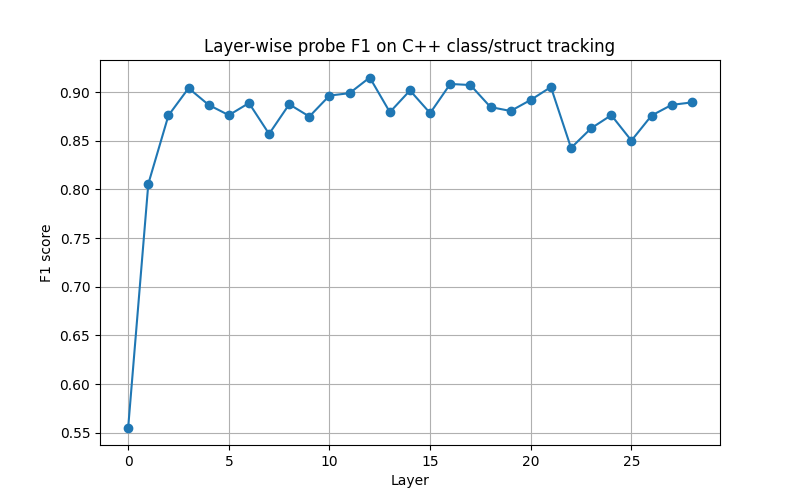

Here is the Python script that generated this plot:
"""cpp_class_struct_probe"""

"""cpp_class_struct_probe"""

# Run this cell to mount Google Drive if running in Google Colab

try:
    from google.colab import drive
    drive.mount('/content/drive')
    print("Google Drive mounted successfully.")
except ImportError:
    print("Not running on Google Colab. Skipping Drive mount.")

# Run this cell to upload your CSV dataset to Colab if running on Google Colab

try:
    from google.colab import files
    import os
    os.makedirs('data', exist_ok=True)
    print("Running on Google Colab. Please upload the required CSV file:")
    uploaded = files.upload()
    for filename in uploaded.keys():
        dest = os.path.join('data', filename)
        os.rename(filename, dest)
        print(f"Moved {filename} to {dest}")
except ImportError:
    print("Not running on Google Colab. Skipping file upload helper.")

"""cpp_class_struct_probe"""

"""cpp_class_struct_probe"""

# # C++ Class/Struct Probe
# 
# This notebook trains a probe to identify tokens inside C++ class and struct definitions.

import sys
import subprocess

# Programmatically install dependencies if missing

def install_dependencies():
    required = {'numpy', 'pandas', 'torch', 'transformers', 'scikit-learn', 'matplotlib'}
    try:
        installed = {pkg.split('==')[0].lower() for pkg in subprocess.check_output([sys.executable, '-m', 'pip', 'freeze']).decode().split()}
    except Exception:
        installed = set()
    missing = required - installed
    if missing:
        print(f"Installing missing dependencies: {missing}")
        subprocess.check_call([sys.executable, '-m', 'pip', 'install', *missing])
        print("All dependencies installed successfully.")

install_dependencies()

import os
import re
import numpy as np
import pandas as pd
import torch
from transformers import AutoTokenizer, AutoModelForCausalLM
from sklearn.model_selection import train_test_split
from sklearn.linear_model import LogisticRegression
from sklearn.metrics import accuracy_score, precision_score, recall_score, f1_score, classification_report

# Model + tokenizer

# Model + tokenizer
model_name = "Qwen/Qwen2.5-Coder-1.5B"
local_model_path = os.path.expanduser("~/.cache/huggingface/hub/models--Qwen--Qwen2.5-Coder-1.5B/snapshots/df3ce67c0e24480f20468b6ef2894622d69eb73b")
model_ref = local_model_path if os.path.exists(local_model_path) else model_name
use_local_only = os.path.exists(local_model_path)

print("model ref:", model_ref)
print("local only:", use_local_only)

try:
    print("Attempting to load model locally...")
    tokenizer = AutoTokenizer.from_pretrained(model_ref, local_files_only=use_local_only)
    model = AutoModelForCausalLM.from_pretrained(
        model_ref,
        local_files_only=use_local_only,
        dtype=torch.float32
    ).to(device)
except Exception as e:
    print(f"Local load failed: {e}")
    print("Falling back to downloading from Hugging Face hub...")
    tokenizer = AutoTokenizer.from_pretrained(model_name, local_files_only=False)
    model = AutoModelForCausalLM.from_pretrained(
        model_name,
        local_files_only=False,
        dtype=torch.float32
    ).to(device)

model.eval()
print("device:", device)

# Token/span alignment helpers

def overlaps(a_start, a_end, b_start, b_end):
    return max(a_start, b_start) < min(a_end, b_end)

def align_spans_to_tokens(spans, offset_mapping):
    labels = []
    for start, end in offset_mapping:
        label = 0
        for s, e in spans:
            if overlaps(start, end, s, e):
                label = 1
                break
        labels.append(label)
    return labels

# C++ class/struct span detector

def find_matching_brace(code, open_idx):
    depth = 0
    for i in range(open_idx, len(code)):
        ch = code[i]
        if ch == "{":
            depth += 1
        elif ch == "}":
            depth -= 1
            if depth == 0:
                return i
    return -1

def find_class_struct_spans_cpp(code):
    spans = []
    pattern = re.compile(r'\b(class|struct)\s+([A-Za-z_][A-Za-z0-9_]*)\b')
    for m in pattern.finditer(code):
        start_pos = m.start()
        search_start = m.end()
        brace_pos = -1
        invalid = False
        for idx in range(search_start, len(code)):
            char = code[idx]
            if char == '{':
                brace_pos = idx
                break
            if char in (';', '(', ')', '=', ','):
                invalid = True
                break
        
        if invalid or brace_pos == -1:
            continue
            
        matching_brace = find_matching_brace(code, brace_pos)
        if matching_brace == -1:
            continue
            
        end_pos = matching_brace + 1
        for idx in range(matching_brace + 1, len(code)):
            if code[idx].isspace():
                continue
            if code[idx] == ';':
                end_pos = idx + 1
                break
            break
            
        spans.append((start_pos, end_pos))
    return spans

def build_token_level_data_for_snippet(code, layer_idx):
    spans = find_class_struct_spans_cpp(code)

    tok = tokenizer(code, return_offsets_mapping=True, add_special_tokens=False)
    labels = align_spans_to_tokens(spans, tok["offset_mapping"])

    inputs = tokenizer(code, return_tensors="pt", add_special_tokens=False).to(device)
    with torch.no_grad():
        outputs = model(**inputs, output_hidden_states=True)

    hidden = outputs.hidden_states[layer_idx][0].detach().cpu()
    y = torch.tensor(labels, dtype=torch.long)
    tokens = [tokenizer.decode([tok_id]) for tok_id in tok["input_ids"]]
    offsets = tok["offset_mapping"]

    assert hidden.shape[0] == len(y), f"Mismatch: hidden {hidden.shape[0]} vs labels {len(y)}"
    return hidden, y, tokens, offsets

def collect_dataset(df, snippet_indices, layer_idx, print_every=10, max_snippets=None):
    X_list, y_list = [], []
    skipped, kept = 0, 0

    if max_snippets is not None:
        snippet_indices = snippet_indices[:max_snippets]

    total = len(snippet_indices)

    for j, idx in enumerate(snippet_indices):
        if j % print_every == 0:
            print(f"[CPP layer {layer_idx}] processing {j}/{total}")

        code = df.loc[idx, "code"]

        try:
            X_snip, y_snip, _, _ = build_token_level_data_for_snippet(code, layer_idx=layer_idx)

            if len(y_snip) == 0 or y_snip.sum().item() == 0:
                skipped += 1
                continue

            X_list.append(X_snip.numpy())
            y_list.append(y_snip.numpy())
            kept += 1

        except Exception as e:
            skipped += 1
            print(f"Skipping snippet {idx} because of error: {e}")

    if len(X_list) == 0:
        raise ValueError("No valid snippets were collected.")

    X = np.concatenate(X_list, axis=0)
    y = np.concatenate(y_list, axis=0)

    print("Kept snippets   :", kept)
    print("Skipped snippets:", skipped)
    print("X shape:", X.shape)
    print("y shape:", y.shape)
    print("Positive labels:", y.sum())
    print("Total labels   :", len(y))
    print("Positive rate  :", y.mean())

    return X, y

# Data prep

import os
if os.path.exists('/content/drive'):
    cpp_csv_path = "/content/drive/MyDrive/algoverse/data/cpp_class_struct_snippets.csv"
else:
    cpp_csv_path = "./data/cpp_class_struct_snippets.csv"
df_raw = pd.read_csv(cpp_csv_path)

max_lines_per_snippet = None
df_raw["line_count"] = df_raw["code"].apply(lambda x: len(str(x).splitlines()))
if max_lines_per_snippet is not None:
    df = df_raw[df_raw["line_count"] <= max_lines_per_snippet].reset_index(drop=True)
else:
    df = df_raw.copy().reset_index(drop=True)

snippet_indices = list(range(len(df)))
train_idx, test_idx = train_test_split(snippet_indices, test_size=0.2, random_state=42)

print("raw cpp shape:", df_raw.shape)
print("filtered cpp shape (<=50 lines):", df.shape)
print("train cpp snippets:", len(train_idx))
print("test cpp snippets :", len(test_idx))

# Probe training at one layer (debug run)

layer_idx_cpp = 4
max_train_snippets = None
max_test_snippets = None

X_train_cpp, y_train_cpp = collect_dataset(
    df,
    train_idx,
    layer_idx=layer_idx_cpp,
    print_every=5,
    max_snippets=max_train_snippets
)

X_test_cpp, y_test_cpp = collect_dataset(
    df,
    test_idx,
    layer_idx=layer_idx_cpp,
    print_every=5,
    max_snippets=max_test_snippets
)

probe_cpp = LogisticRegression(max_iter=2000, class_weight="balanced", random_state=42)
probe_cpp.fit(X_train_cpp, y_train_cpp)
y_pred_cpp = probe_cpp.predict(X_test_cpp)

print("accuracy :", accuracy_score(y_test_cpp, y_pred_cpp))
print("precision:", precision_score(y_test_cpp, y_pred_cpp, zero_division=0))
print("recall   :", recall_score(y_test_cpp, y_pred_cpp, zero_division=0))
print("f1       :", f1_score(y_test_cpp, y_pred_cpp, zero_division=0))
print("\nClassification report:\n")
print(classification_report(y_test_cpp, y_pred_cpp, zero_division=0))

baseline_pred_cpp = np.zeros_like(y_test_cpp)
print("baseline accuracy :", accuracy_score(y_test_cpp, baseline_pred_cpp))
print("baseline precision:", precision_score(y_test_cpp, baseline_pred_cpp, zero_division=0))
print("baseline recall   :", recall_score(y_test_cpp, baseline_pred_cpp, zero_division=0))
print("baseline f1       :", f1_score(y_test_cpp, baseline_pred_cpp, zero_division=0))

# Layer-wise sweep on full filtered split

sample_inputs = tokenizer("struct Node { int x; };", return_tensors="pt", add_special_tokens=False).to(device)
with torch.no_grad():
    sample_outputs = model(**sample_inputs, output_hidden_states=True)

num_layers = len(sample_outputs.hidden_states)
print("Number of hidden-state layers:", num_layers)

layer_results_cpp = []

for layer_idx in range(num_layers):
    print(f"\n=== C++ Layer {layer_idx} ===")

    X_train_cpp, y_train_cpp = collect_dataset(
        df, train_idx, layer_idx=layer_idx, print_every=5, max_snippets=max_train_snippets
    )
    X_test_cpp, y_test_cpp = collect_dataset(
        df, test_idx, layer_idx=layer_idx, print_every=5, max_snippets=max_test_snippets
    )

    probe_cpp = LogisticRegression(max_iter=2000, class_weight="balanced", random_state=42)
    probe_cpp.fit(X_train_cpp, y_train_cpp)
    y_pred_cpp = probe_cpp.predict(X_test_cpp)

    prec = precision_score(y_test_cpp, y_pred_cpp, zero_division=0)
    rec = recall_score(y_test_cpp, y_pred_cpp, zero_division=0)
    f1 = f1_score(y_test_cpp, y_pred_cpp, zero_division=0)

    print(f"precision={prec:.4f}, recall={rec:.4f}, f1={f1:.4f}")

    layer_results_cpp.append({
        "layer": layer_idx,
        "precision": prec,
        "recall": rec,
        "f1": f1
    })

results_cpp_df = pd.DataFrame(layer_results_cpp)
results_cpp_df

import matplotlib.pyplot as plt

plt.figure(figsize=(8, 5))
plt.plot(results_cpp_df["layer"], results_cpp_df["f1"], marker="o")
plt.xlabel("Layer")
plt.ylabel("F1 score")
plt.title("Layer-wise probe F1 on C++ class/struct tracking")
plt.grid(True)
plt.show()
